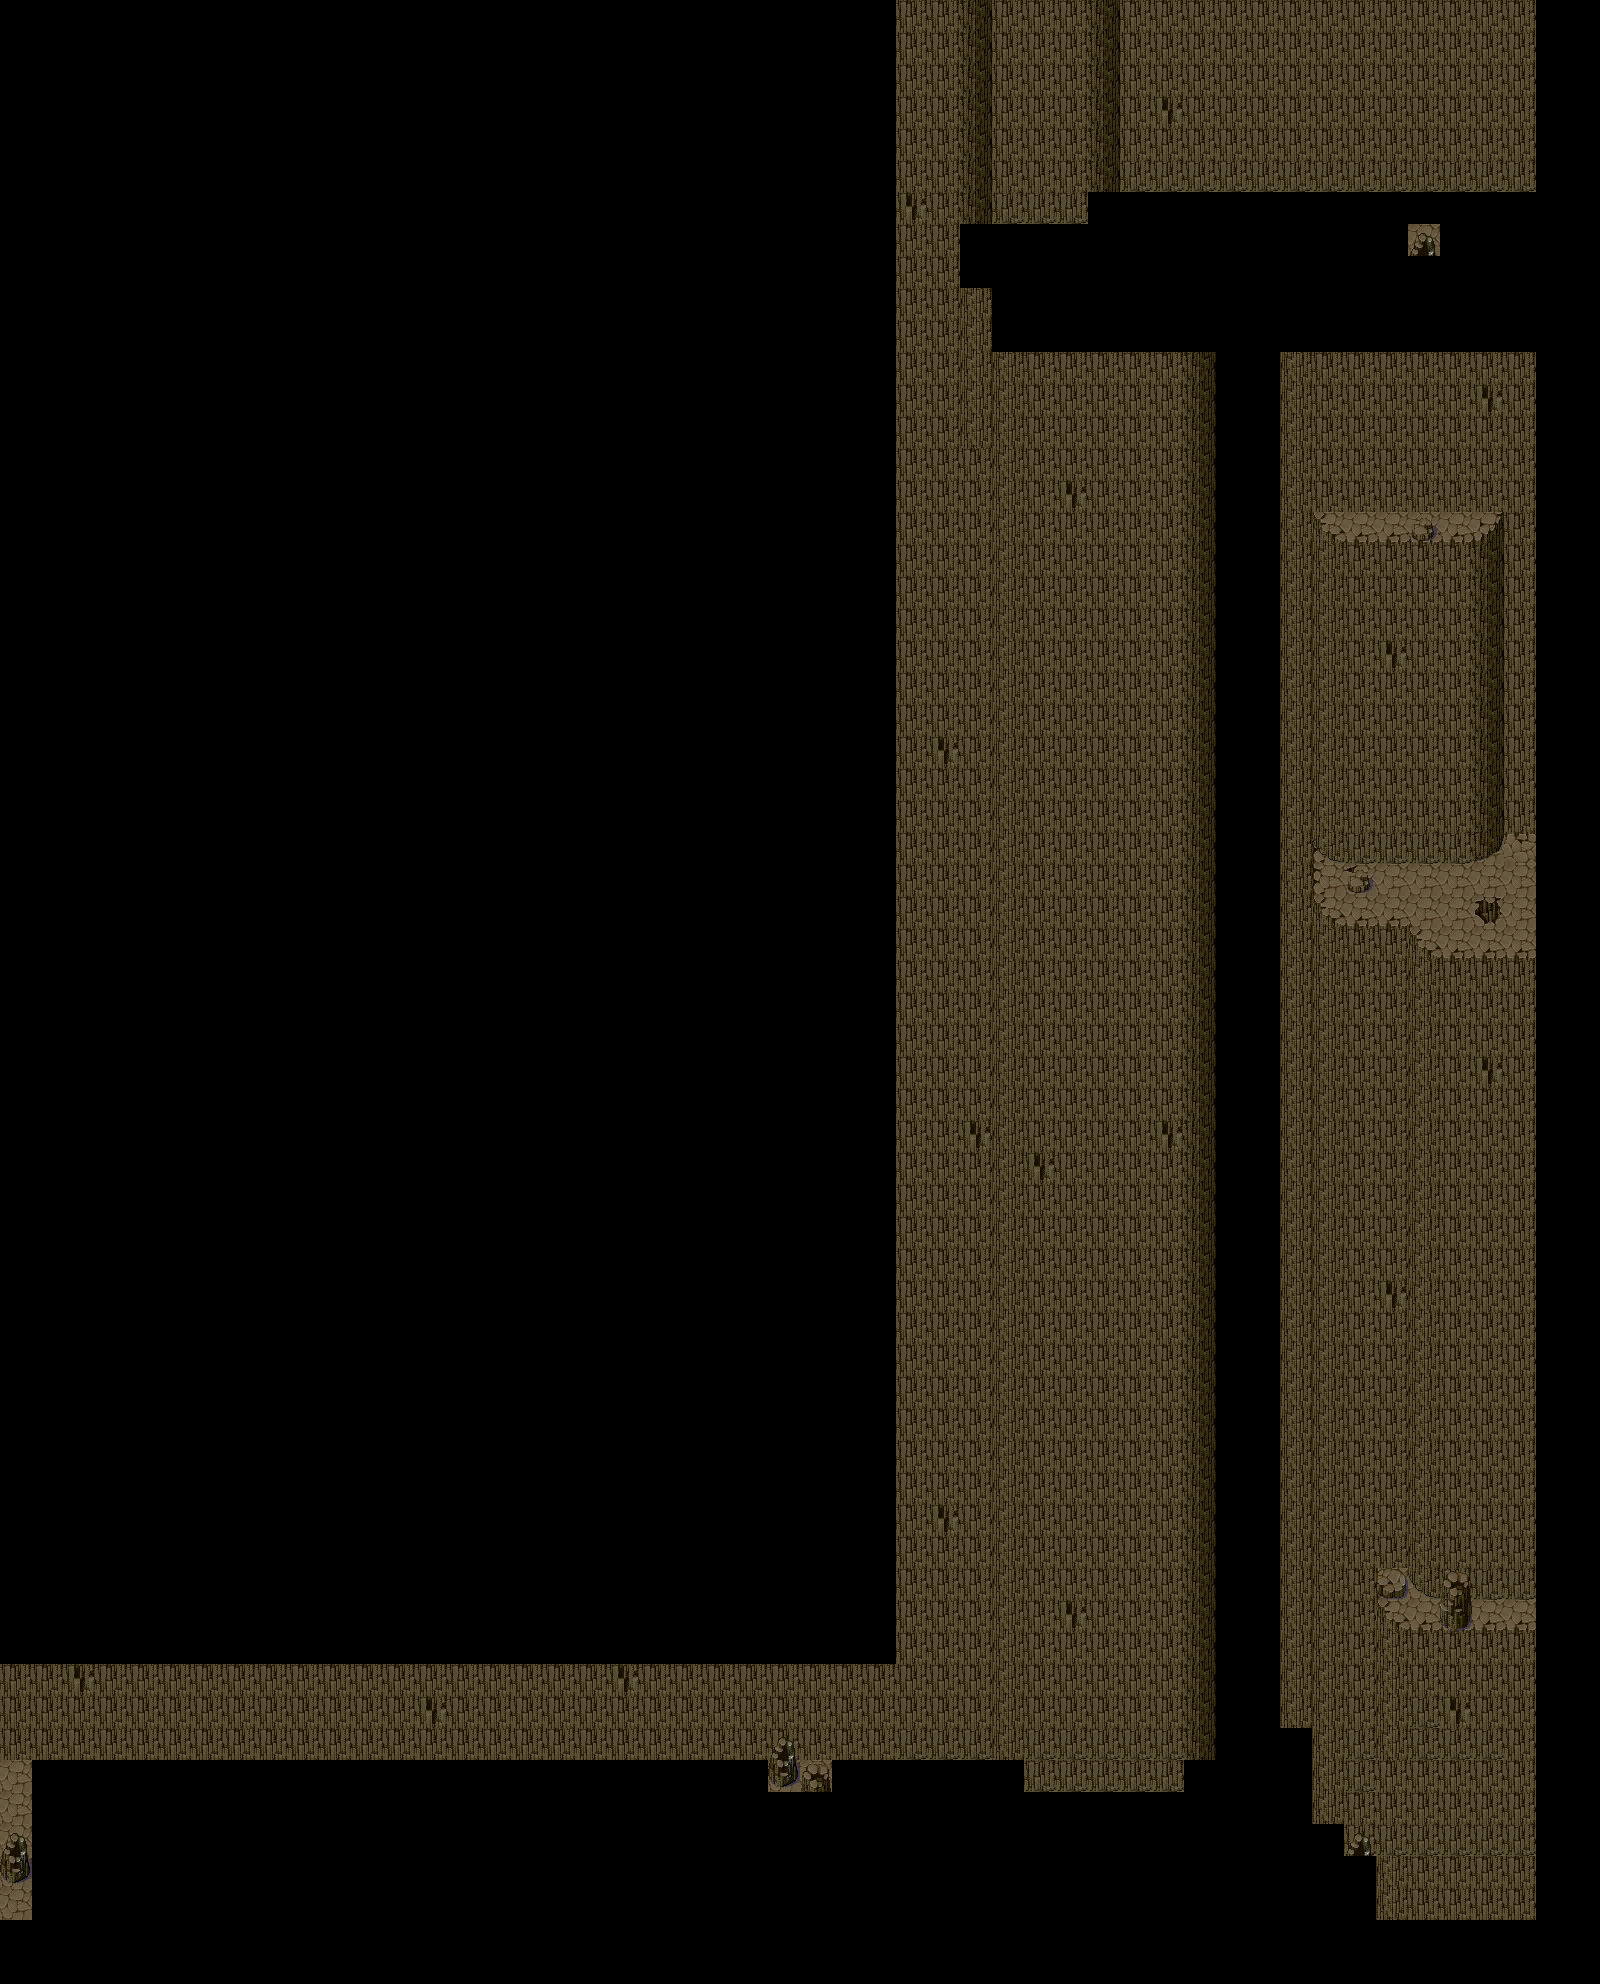

Rendered tile map (Tiled .tmx) drawn with the repository's tilesets; below, a short description and the map source with its tile grids summarised:
An orthogonal 50x62 tile map with 32x32 px tiles, 2 tile layers (ObjColisionables, Puerta), 1 hidden layer not drawn.

<map version="1.2" tiledversion="1.2.3" orientation="orthogonal" renderorder="right-down" width="50" height="62" tilewidth="32" tileheight="32" infinite="0" nextlayerid="4" nextobjectid="1">
 <tileset firstgid="1" source="Cueva_Antes_Ruta_Dungeon_Final.tsx" />
 <layer id="1" name="Background" width="50" height="62" visible="0">
  <data>[3100 cells, 3100 non-empty, 3100 distinct tile ids]</data>
 </layer>
 <layer id="2" name="ObjColisionables" width="50" height="62">
  <data>[3100 cells, 2726 non-empty, 2726 distinct tile ids]</data>
 </layer>
 <layer id="3" name="Puerta" width="50" height="62">
  <data>[3100 cells, 4 non-empty, 4 distinct tile ids]</data>
 </layer>
</map>
